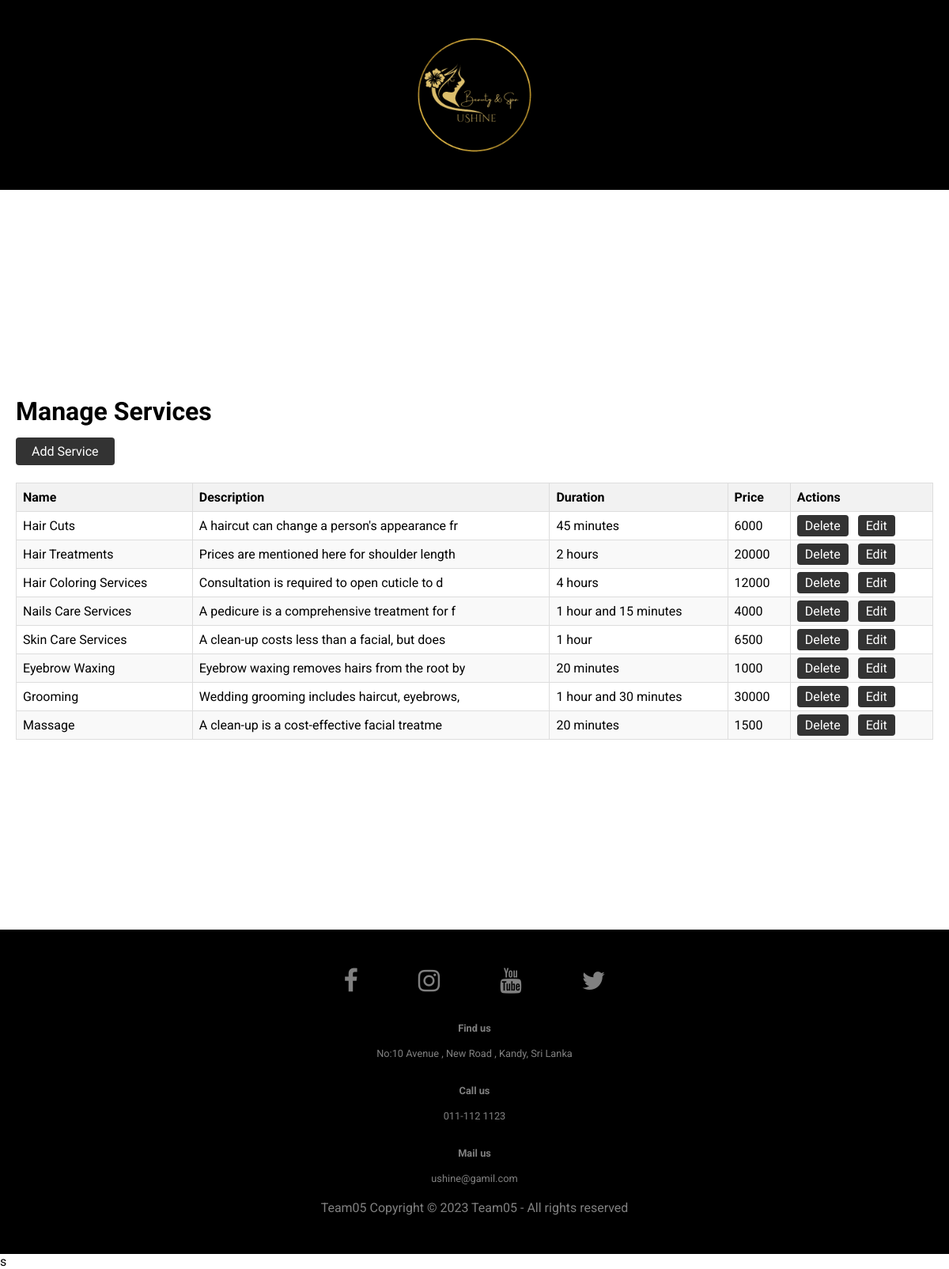
/services.php, run on the app's committed database.
### tables this page shows
CREATE TABLE `service` (
  `id` int(11) NOT NULL,
  `name` varchar(45) DEFAULT NULL,
  `description` varchar(200) DEFAULT NULL,
  `duration` varchar(45) DEFAULT NULL,
  `price` double DEFAULT NULL
);

### connection.php (called while the page is built, shortened)
<?php
class Database
{
    public static $connection;
    public static function setUpConnection()
    {
        if (!isset(Database::$connection)) {
            Database::$connection = new mysqli("localhost", "root", "", "saloon");
        }
    }
    public static function getConnection()
    {
        return Database::$connection;
    }
    public static function search($q)
    {
        $connection = Database::getConnection();
        $resultset = $connection->query($q);
        return $resultset;
    }
}

### services.php (the view, shortened to what this page needs)
<?php
require 'connection.php';
$services = Database::search("SELECT * FROM `service`");
$services_rows = $services->num_rows;
?>
<!DOCTYPE html>
<html>
<head>
    <link rel="stylesheet" type="text/css" href="assets/style.css">
</head>
<body>
	<div class="header">
	  <img src = "images/logo.png" width = "200px" height = "200px">
	</div>
    <div class="content">
        <h1>Manage Services</h1>
        <a class="button-block" href="add_service.php">Add Service</a>
        <table>
            <thead>
                <tr>
                    <th>Name</th>
                    <th>Description</th>
                    <th>Duration</th>
                    <th>Price</th>
                    <th>Actions</th>
                </tr>
            </thead>
            <tbody>
                <?php
                for ($i = 0; $i < $services_rows; $i++) {
                    $service = $services->fetch_assoc();
                    echo "<tr>";
                    echo "<td>" . $service['name'] . "</td>";
                    echo "<td>" . $service['description'] . "</td>";
                    echo "<td>" . $service['duration'] . "</td>";
                    echo "<td>" . $service['price'] . "</td>";
                    echo "<td>";
                    echo "<a class='button-block-sm' href='delete_service.php?id=" . $service['id'] . "'>Delete</a>";
                    echo "<a class='button-block-sm' href='edit_service.php?id=" . $service['id'] . "'>Edit</a>";
                    echo "</td>";
                    echo "</tr>";
                }
                ?>
            </tbody>
        </table>
    </div>
    <?php
    include 'components/footer.php';
    ?>
</body>
</html>s

### components/footer.php (shortened to what this page needs)
	<link rel="stylesheet" href="https://cdnjs.cloudflare.com/ajax/libs/font-awesome/4.7.0/css/font-awesome.min.css">
	<link rel="stylesheet" href="assets/style.css">
	<footer>
		<div class="footer">
			<div class="row">
				<a href="#"><i class="fa fa-facebook"></i></a>
				<a href="#"><i class="fa fa-instagram"></i></a>
				<a href="#"><i class="fa fa-youtube"></i></a>
				<a href="#"><i class="fa fa-twitter"></i></a>
		<div class="footer-cta pt-5 pb-5">
						<div class="row">
							<div class="col-xl-4 col-md-4 mb-30">
								<div class="single-cta">
									<div class="cta-text">
										<h4>Find us</h4>
										<span>No:10 Avenue , New Road , Kandy, Sri Lanka </span>
									</div>
								</div>
							</div>
							<div class="col-xl-4 col-md-4 mb-30">
								<div class="single-cta">
									<i class="fas fa-phone"></i>
									<div class="cta-text">
										<h4>Call us</h4>
										<span>011-112 1123</span>
									</div>
								</div>
							</div>
							<div class="col-xl-4 col-md-4 mb-30">
								<div class="single-cta">
									<i class="far fa-envelope-open"></i>
									<div class="cta-text">
										<h4>Mail us</h4>
										<span>ushine@gamil.com</span>
									</div>
								</div>
							</div>
						</div>
		</div>
				Team05 Copyright © 2023 Team05 - All rights reserved
			</div>
		</div>
</footer>

### assets/style.css (style rules this page uses)
html, body, html * { font-family: 'Roboto', sans-serif; }
body { margin: 0; padding: 0; }
.header { overflow: hidden; background-color: black; padding: 20px 10px; }
img { display : block; margin-left:auto; margin-right:auto; }
.content { padding: 20px; }
body { margin:0; overflow-x:hidden; }
.footer { background:#000; padding:30px 0px; font-family: 'Play', sans-serif; text-align:center; font-size: 20px; }
.footer .row { width:100%; margin:1% 0%; padding:0.6% 0%; color:gray; font-size:0.8em; }
.footer .row a { text-decoration:none; color:gray; transition:0.5s; }
.footer .row a i { font-size:2em; margin:0% 1%; }
.footer .row a i { margin:0% 3%; }
.button-block { padding: 8px 20px; font-size: 16px; background-color: #333; color: #fff; border: none; border-radius: 4px; cursor: pointer; }
.button-block-sm { padding: 4px 10px; font-size: 16px; background-color: #333; color: #fff; border: none; border-radius: 4px; cursor: pointer; }
a { text-decoration-line: none; text-decoration-thickness: initial; text-decoration-style: initial; text-decoration-color: initial; }
table { border-collapse: collapse; width: 100%; }
th, td { border: 1px solid #ddd; padding: 8px; text-align: left; }
th { background-color: #f2f2f2; }
tr:nth-child(even) { background-color: #f9f9f9; }

### data on the page
service: name "Hair Cuts", description "A haircut can change a person's appearance fr", duration "45 minutes", price "6000"
service: name "Hair Treatments", description "Prices are mentioned here for shoulder length", duration "2 hours", price "20000"
service: name "Hair Coloring Services", description "Consultation is required to open cuticle to d", duration "4 hours", price "12000"
service: name "Nails Care Services", description "A pedicure is a comprehensive treatment for f", duration "1 hour and 15 minutes", price "4000"
service: name "Skin Care Services", description "A clean-up costs less than a facial, but does", duration "1 hour", price "6500"
service: name "Eyebrow Waxing", description "Eyebrow waxing removes hairs from the root by", duration "20 minutes", price "1000"
service: name "Grooming", description "Wedding grooming includes haircut, eyebrows,", duration "1 hour and 30 minutes", price "30000"
service: name "Massage", description "A clean-up is a cost-effective facial treatme", duration "20 minutes", price "1500"
